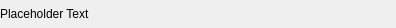
<?xml version="1.0" encoding="UTF-8"?>
<ui version="4.0">
 <class>ColorValueWidget</class>
 <widget class="QWidget" name="ColorValueWidget">
  <property name="geometry">
   <rect>
    <x>0</x>
    <y>0</y>
    <width>396</width>
    <height>28</height>
   </rect>
  </property>
  <property name="sizePolicy">
   <sizepolicy hsizetype="Preferred" vsizetype="Preferred">
    <horstretch>0</horstretch>
    <verstretch>0</verstretch>
   </sizepolicy>
  </property>
  <property name="minimumSize">
   <size>
    <width>0</width>
    <height>28</height>
   </size>
  </property>
  <property name="maximumSize">
   <size>
    <width>16777215</width>
    <height>16777215</height>
   </size>
  </property>
  <property name="windowTitle">
   <string>Form</string>
  </property>
  <layout class="QHBoxLayout" name="horizontalLayout">
   <property name="spacing">
    <number>0</number>
   </property>
   <property name="leftMargin">
    <number>0</number>
   </property>
   <property name="topMargin">
    <number>0</number>
   </property>
   <property name="rightMargin">
    <number>0</number>
   </property>
   <property name="bottomMargin">
    <number>0</number>
   </property>
   <item>
    <widget class="QLabel" name="label">
     <property name="sizePolicy">
      <sizepolicy hsizetype="Preferred" vsizetype="Preferred">
       <horstretch>1</horstretch>
       <verstretch>0</verstretch>
      </sizepolicy>
     </property>
     <property name="minimumSize">
      <size>
       <width>0</width>
       <height>0</height>
      </size>
     </property>
     <property name="maximumSize">
      <size>
       <width>16777215</width>
       <height>16777215</height>
      </size>
     </property>
     <property name="text">
      <string>Placeholder Text</string>
     </property>
     <property name="alignment">
      <set>Qt::AlignLeading|Qt::AlignLeft|Qt::AlignVCenter</set>
     </property>
    </widget>
   </item>
   <item>
    <widget class="ColorPickerWidget" name="widget" native="true">
     <property name="sizePolicy">
      <sizepolicy hsizetype="Preferred" vsizetype="Preferred">
       <horstretch>1</horstretch>
       <verstretch>0</verstretch>
      </sizepolicy>
     </property>
     <property name="minimumSize">
      <size>
       <width>0</width>
       <height>0</height>
      </size>
     </property>
     <property name="maximumSize">
      <size>
       <width>16777215</width>
       <height>16777215</height>
      </size>
     </property>
     <property name="baseSize">
      <size>
       <width>0</width>
       <height>24</height>
      </size>
     </property>
    </widget>
   </item>
  </layout>
 </widget>
 <customwidgets>
  <customwidget>
   <class>ColorPickerWidget</class>
   <extends>QWidget</extends>
   <header>ui/controls/colorpickerwidget.h</header>
   <container>1</container>
  </customwidget>
 </customwidgets>
 <resources/>
 <connections/>
</ui>
